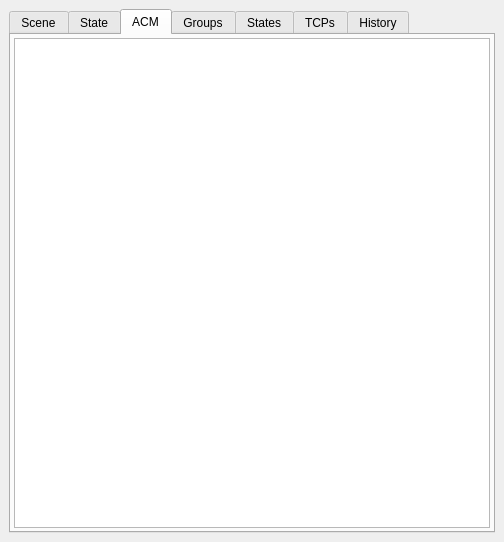
<?xml version="1.0" encoding="UTF-8"?>
<ui version="4.0">
 <class>EnvironmentWidget</class>
 <widget class="QWidget" name="EnvironmentWidget">
  <property name="geometry">
   <rect>
    <x>0</x>
    <y>0</y>
    <width>504</width>
    <height>542</height>
   </rect>
  </property>
  <property name="windowTitle">
   <string>Form</string>
  </property>
  <layout class="QVBoxLayout" name="verticalLayout">
   <property name="leftMargin">
    <number>9</number>
   </property>
   <property name="topMargin">
    <number>9</number>
   </property>
   <property name="rightMargin">
    <number>9</number>
   </property>
   <property name="bottomMargin">
    <number>9</number>
   </property>
   <item>
    <widget class="QTabWidget" name="tab_widget">
     <property name="currentIndex">
      <number>2</number>
     </property>
     <widget class="QWidget" name="scene_tab">
      <attribute name="title">
       <string>Scene</string>
      </attribute>
      <layout class="QVBoxLayout" name="verticalLayout_2">
       <property name="leftMargin">
        <number>3</number>
       </property>
       <property name="topMargin">
        <number>3</number>
       </property>
       <property name="rightMargin">
        <number>3</number>
       </property>
       <property name="bottomMargin">
        <number>3</number>
       </property>
       <item>
        <widget class="QTreeView" name="scene_tree_view">
         <property name="editTriggers">
          <set>QAbstractItemView::NoEditTriggers</set>
         </property>
        </widget>
       </item>
      </layout>
     </widget>
     <widget class="QWidget" name="state_tab">
      <attribute name="title">
       <string>State</string>
      </attribute>
      <layout class="QVBoxLayout" name="verticalLayout_5">
       <property name="leftMargin">
        <number>3</number>
       </property>
       <property name="topMargin">
        <number>3</number>
       </property>
       <property name="rightMargin">
        <number>3</number>
       </property>
       <property name="bottomMargin">
        <number>3</number>
       </property>
       <item>
        <widget class="QTreeView" name="state_tree_view">
         <property name="editTriggers">
          <set>QAbstractItemView::NoEditTriggers</set>
         </property>
        </widget>
       </item>
      </layout>
     </widget>
     <widget class="QWidget" name="acm_tab">
      <attribute name="title">
       <string>ACM</string>
      </attribute>
      <layout class="QVBoxLayout" name="verticalLayout_3">
       <property name="leftMargin">
        <number>3</number>
       </property>
       <property name="topMargin">
        <number>3</number>
       </property>
       <property name="rightMargin">
        <number>3</number>
       </property>
       <property name="bottomMargin">
        <number>3</number>
       </property>
       <item>
        <widget class="QTreeView" name="acm_tree_view">
         <property name="editTriggers">
          <set>QAbstractItemView::NoEditTriggers</set>
         </property>
        </widget>
       </item>
      </layout>
     </widget>
     <widget class="QWidget" name="groups_tab">
      <attribute name="title">
       <string>Groups</string>
      </attribute>
      <layout class="QVBoxLayout" name="verticalLayout_4">
       <property name="leftMargin">
        <number>3</number>
       </property>
       <property name="topMargin">
        <number>3</number>
       </property>
       <property name="rightMargin">
        <number>3</number>
       </property>
       <property name="bottomMargin">
        <number>3</number>
       </property>
       <item>
        <widget class="QTreeView" name="groups_tree_view">
         <property name="editTriggers">
          <set>QAbstractItemView::NoEditTriggers</set>
         </property>
        </widget>
       </item>
      </layout>
     </widget>
     <widget class="QWidget" name="group_states_tab">
      <attribute name="title">
       <string>States</string>
      </attribute>
      <layout class="QVBoxLayout" name="verticalLayout_8">
       <property name="leftMargin">
        <number>3</number>
       </property>
       <property name="topMargin">
        <number>3</number>
       </property>
       <property name="rightMargin">
        <number>3</number>
       </property>
       <property name="bottomMargin">
        <number>3</number>
       </property>
       <item>
        <widget class="QTreeView" name="group_states_tree_view">
         <property name="editTriggers">
          <set>QAbstractItemView::NoEditTriggers</set>
         </property>
        </widget>
       </item>
      </layout>
     </widget>
     <widget class="QWidget" name="group_tcps_tab">
      <attribute name="title">
       <string>TCPs</string>
      </attribute>
      <layout class="QVBoxLayout" name="verticalLayout_6">
       <property name="leftMargin">
        <number>3</number>
       </property>
       <property name="topMargin">
        <number>3</number>
       </property>
       <property name="rightMargin">
        <number>3</number>
       </property>
       <property name="bottomMargin">
        <number>3</number>
       </property>
       <item>
        <widget class="QTreeView" name="group_tcps_tree_view">
         <property name="editTriggers">
          <set>QAbstractItemView::NoEditTriggers</set>
         </property>
        </widget>
       </item>
      </layout>
     </widget>
     <widget class="QWidget" name="cmd_history_tab">
      <attribute name="title">
       <string>History</string>
      </attribute>
      <layout class="QVBoxLayout" name="verticalLayout_7">
       <property name="leftMargin">
        <number>3</number>
       </property>
       <property name="topMargin">
        <number>3</number>
       </property>
       <property name="rightMargin">
        <number>3</number>
       </property>
       <property name="bottomMargin">
        <number>3</number>
       </property>
       <item>
        <widget class="QTreeView" name="cmd_history_tree_view">
         <property name="editTriggers">
          <set>QAbstractItemView::NoEditTriggers</set>
         </property>
        </widget>
       </item>
      </layout>
     </widget>
    </widget>
   </item>
  </layout>
 </widget>
 <resources/>
 <connections/>
</ui>
